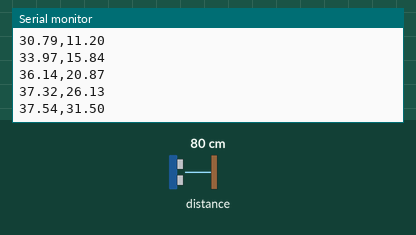
Simulated run of this sketch. Board: Arduino Uno, built with avr-gcc and run on an emulated ATmega328P. Parts: the last lines printed to the serial monitor. The test bench sets the inputs (shaded band); at power-on: distance to the obstacle 80 cm.

Above: at 1.3 s.
1.4 s: distance to the obstacle set to 250 cm
At 1.6 s:
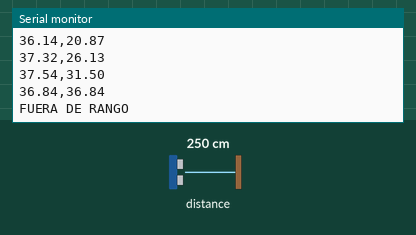
3.5 s: distance to the obstacle set to 2 cm
At 3.6 s:
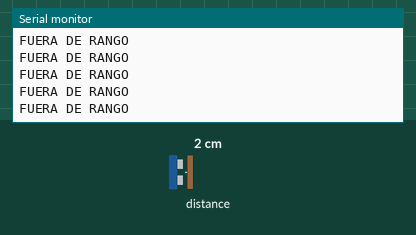
Timing chart, 0 to 6.5 s (numbered marks = the images above; inputs shaded):
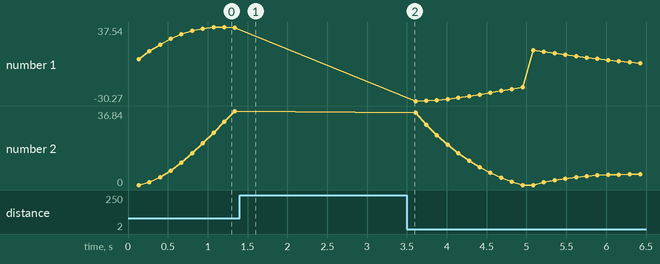

The sketch:

Modulo_Vl53L0x_2D.ino
```cpp
#include <Wire.h>
#include "Adafruit_VL53L0X.h"

Adafruit_VL53L0X lox = Adafruit_VL53L0X();

float alpha = 0.1;  // Factor de suavizado EMA
float filteredDistance = 0.0;  // Distancia filtrada

void setup() {
    Serial.begin(115200);
    Wire.begin();

    // Inicializa el sensor VL53L0X
    if (!lox.begin()) {
        Serial.println("Error al iniciar VL53L0X");
        while (1);
    }
    delay(100);
}

void loop() {
    for (int angle = 0; angle <= 180; angle += 5) {  // Barrido cada 5°

        VL53L0X_RangingMeasurementData_t measure;
        lox.rangingTest(&measure, false);  // Obtiene medición

        if (measure.RangeStatus != 4) {  // Verifica datos válidos
            float currentDistance = measure.RangeMilliMeter / 10.0;  // Convertir mm a cm
            filteredDistance = alpha * currentDistance + (1 - alpha) * filteredDistance;  // Aplica filtro EMA

            // Convierte de coordenadas polares a cartesianas
            float theta = radians(angle);  // Convierte ángulo a radianes
            float x = filteredDistance * cos(theta);  // Coordenada X
            float y = filteredDistance * sin(theta);  // Coordenada Y


            Serial.print(x);//muestra la cordenada x en el serial monitor
            Serial.print(",");
            Serial.println(y);//muestra la cordenada x en el serial monitor
        } else {
            Serial.println("FUERA DE RANGO");
        }

        delay(100);//100
    }
}
```

Measured:
- after the input at 1.4 s, the serial monitor: prints a new line after 0.08 s (image 1)
- plotted number 1: 36.84 → 1.75 after the input at 3.5 s
- plotted number 2: 36.84 → 1.23 after the input at 3.5 s
